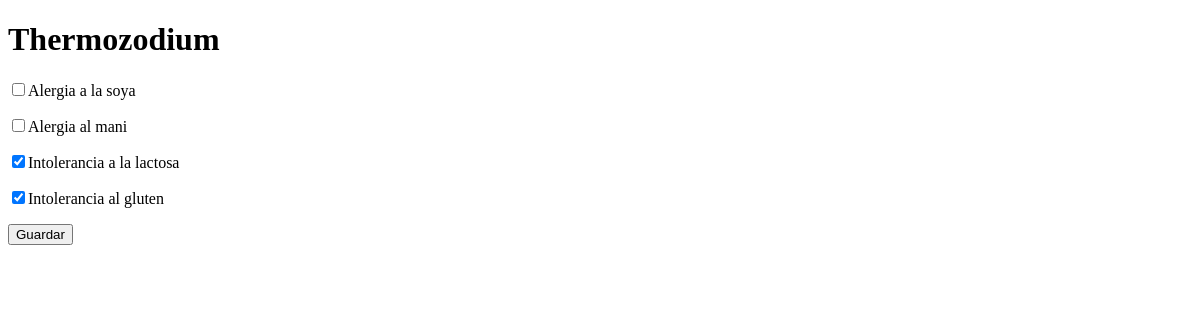
/home/settings/ (signed in), run on an earlier commit of the app's database.
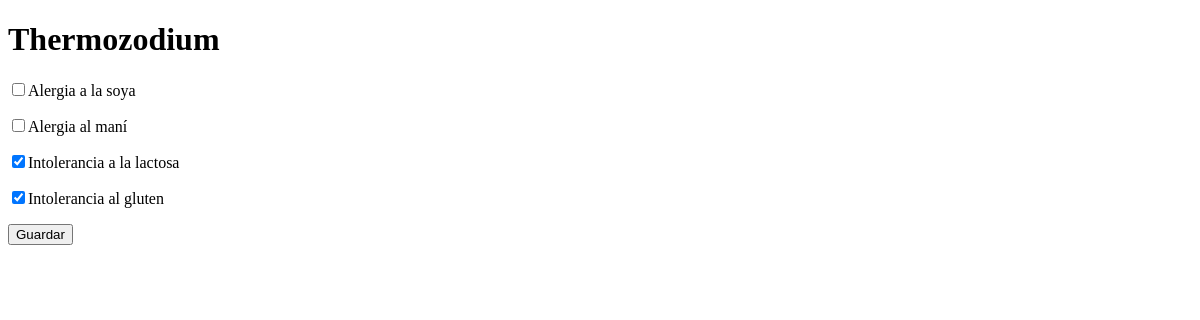
And on a later commit of the database.
### miapp/models.py (models this page shows, shortened)
class Allergy(models.Model):
    name = models.CharField(max_length=100)
    users = models.ManyToManyField(User, blank=True)
    ingredients = models.ManyToManyField(Ingredient, blank=False)
    class Meta:
        ordering = ["name"]

### miapp/views.py (the view, shortened to what this page needs)
# urls.py: path('home/settings/', views.perfil, name="perfil"),
@login_required
def perfil(request):
    allergy_list = Allergy.objects.all()
    user = User.objects.get(id=request.user.id)
    if request.method == 'GET':
        user_list = user.allergy_set.all()
        return render(request, 'perfil.html', {"allergies" : allergy_list, "user_allergies" : user_list})

### templates/perfil.html (shortened to what this page needs)
{% extends "base.html" %}
{% block content %}
    <h1>{{user.username}}</h1>
    <form method="post">
        {% for allergy in allergies %}
        <p>
            <label><input type="checkbox" name="{{allergy.id}}"
            {% if allergy in user_allergies %}
            checked
            {% endif %}
            >{{allergy.name}}</label>
        </p>
        {% endfor %}
        <button type="submit">Guardar</button>
    </form>
{% endblock content %}

What changed in the data, as far as the page shows it:
changed Allergy: name "Alergia al mani" → "Alergia al maní"
